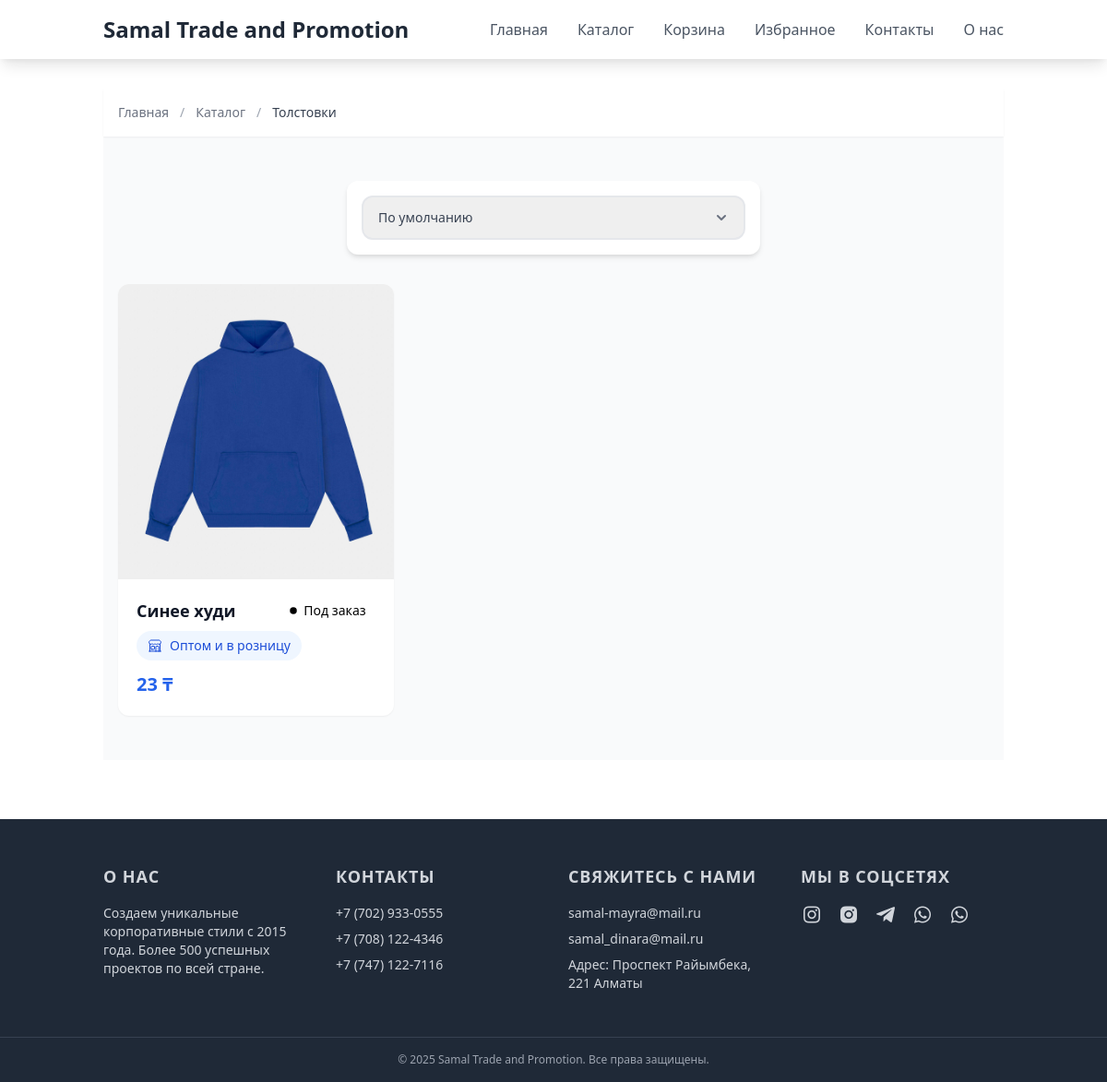
The app's page /category/tolstovki/, older data.
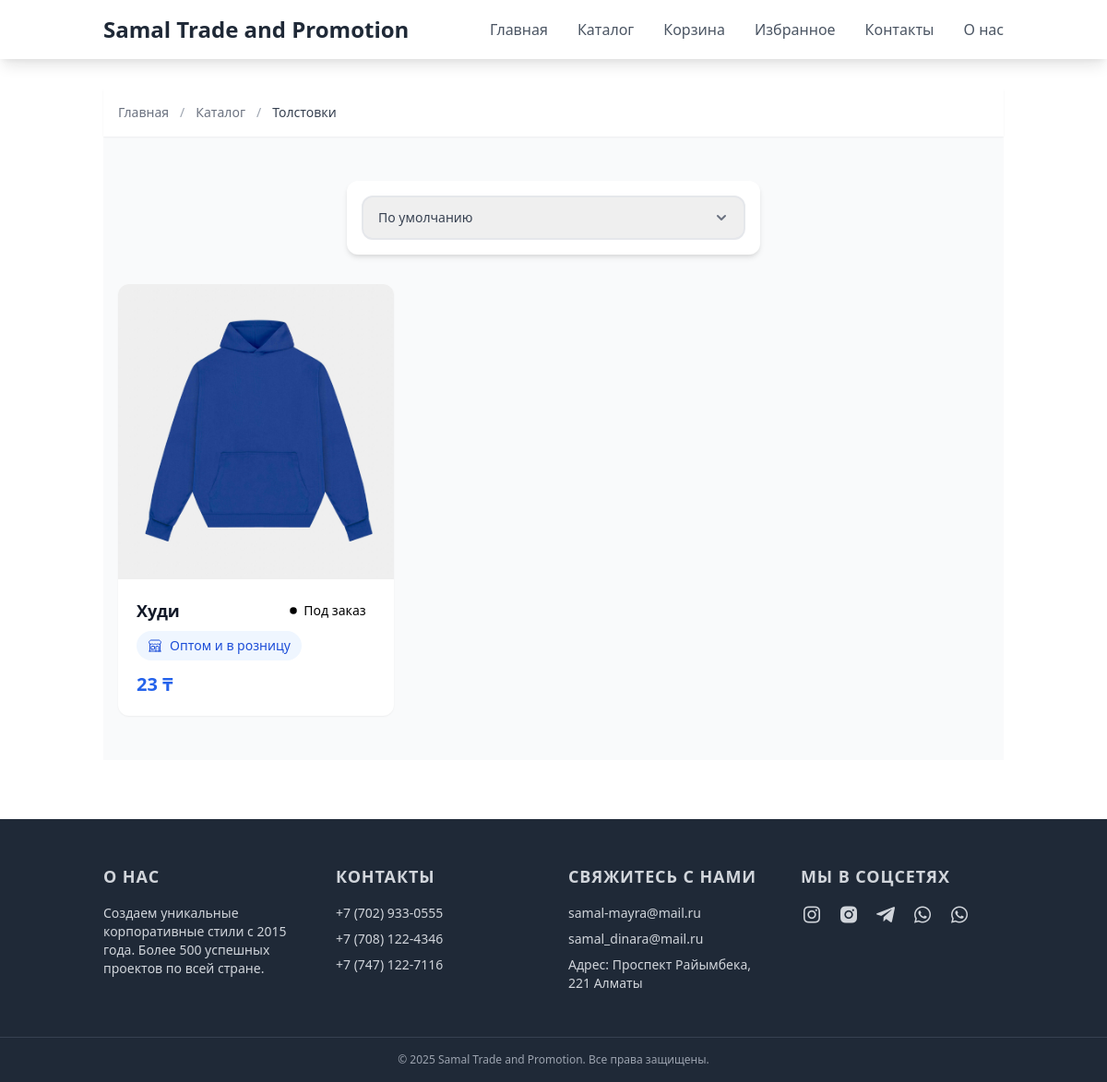
The same page, newer data.
### samal/models.py (models this page shows, shortened)
class Product(models.Model):
    name = models.CharField(max_length=255, verbose_name='Название')
    slug = models.SlugField(max_length=255, unique=True, verbose_name='URL')
    image = models.ImageField(upload_to='product_images/', blank=True, null=True, verbose_name='Изображение')
    price = models.DecimalField(max_digits=10, decimal_places=2, verbose_name='Цена', blank=True, null=True)
    UNIT_CHOICES = [
        ('pcs', 'шт'),
        ('kg', 'кг'),
    ]
    unit = models.CharField(
        max_length=3,
        choices=UNIT_CHOICES,
        default='pcs',
        verbose_name='Единица измерения'
    )
    category = models.ForeignKey(Category, on_delete=models.CASCADE, verbose_name='Категория')
    description = models.TextField(verbose_name='Описание', blank=True)
    created_at = models.DateTimeField(auto_now_add=True, verbose_name='Дата создания')
    updated_at = models.DateTimeField(auto_now=True, verbose_name='Дата обновления')
    AVAILABILITY_CHOICES = [
        ('in_stock', 'В наличии'),
        ('on_order', 'Под заказ'),
    ]
    availability = models.CharField(
        max_length=10,
        choices=AVAILABILITY_CHOICES,
        default='in_stock',
        verbose_name='Наличие'
    )
    expected_delivery = models.CharField(max_length=50, blank=True, verbose_name='Срок поставки')
    class Meta:
        verbose_name = 'Продукт'
        verbose_name_plural = 'Продукты'

### samal/views.py (the view)
# urls.py: path('category/<slug:slug>/', category_detail, name='category_detail'),
def category_detail(request, slug):
    category = get_object_or_404(Category, slug=slug)
    products_list = Product.objects.filter(category=category)
    sort_option = request.GET.get('sort', '')
    if sort_option == 'price_asc':
        products_list = products_list.order_by('price')
    elif sort_option == 'price_desc':
        products_list = products_list.order_by('-price')
    elif sort_option == 'newest':
        products_list = products_list.order_by('-created_at')
    paginator = Paginator(products_list, 6)
    page = request.GET.get('page')
    try:
        products = paginator.page(page)
    except PageNotAnInteger:
        products = paginator.page(1)
    except EmptyPage:
        products = paginator.page(paginator.num_pages)
    context = {
        'category': category,
        'products': products,
        'sort_option': sort_option,
    }
    return render(request, 'samal/category_detail.html', context)

### templates/samal/category_detail.html (shortened to what the changed rows need)
{% extends 'base.html' %}
{% load static %}
{% block content %}
<div class="bg-gray-50">
    <div class="container mx-auto px-4 py-12">
        <div class="lg:flex lg:gap-8">
            <main class="flex-1">
                <div class="grid grid-cols-1 sm:grid-cols-2 lg:grid-cols-3 gap-6">
                    {% for product in products %}
                    <div class="group bg-white rounded-xl shadow-sm hover:shadow-lg transition-all duration-300 ease-out">
                        <a href="{% url 'product_detail' product.slug %}" class="block overflow-hidden rounded-t-xl">
                            <div class="relative h-80 overflow-hidden">
                                <img src="{{ product.image.url }}"
                                     alt="{{ product.name }}"
                                     class="w-full h-full object-cover transform transition-transform duration-300 group-hover:scale-105">
                            </div>
                        </a>
                        <div class="p-5">
                            <div class="flex items-start justify-between gap-3 mb-2">
                                <h3 class="flex-1 font-semibold text-gray-900 text-lg">
                                    <a href="{% url 'product_detail' product.slug %}"
                                       class="hover:text-blue-600 transition-colors">
                                        {{ product.name }}
                                    </a>
                                </h3>
                                <div class="flex-shrink-0">
                                    {% if product.availability == 'in_stock' %}
                                    <span class="inline-flex items-center py-1 pl-2 pr-2.5 rounded-full bg-green-50 text-green-700 text-sm font-medium">
                                        <svg class="w-2.5 h-2.5 mr-1.5 shrink-0" fill="currentColor" viewBox="0 0 8 8">
                                            <circle cx="4" cy="4" r="3"/>
                                        </svg>
                                        {{ product.get_availability_display }}
                                    </span>
                                    {% else %}
                                    <span class="inline-flex items-center py-1 pl-2 pr-2.5 rounded-full bg-orange-50 text-orange-700 text-sm font-medium">
                                        <svg class="w-2.5 h-2.5 mr-1.5 shrink-0" fill="currentColor" viewBox="0 0 8 8">
                                            <circle cx="4" cy="4" r="3"/>
                                        </svg>
                                        {{ product.get_availability_display }}
                                    </span>
                                    {% endif %}
                                </div>
                            </div>
                            <div class="mb-3">
                                <span class="inline-flex items-center h-8 px-3 rounded-full bg-blue-50 text-blue-700 text-sm font-medium">
                                    Оптом и в розницу
                                </span>
                            </div>
                            <div class="flex items-center justify-between">
                                <span class="text-xl font-bold text-blue-600">
                                    {{ product.price|floatformat:"-2" }} ₸
                                </span>
                            </div>
                        </div>
                    </div>
                    {% endfor %}
                </div>
            </main>
        </div>
    </div>
</div>
{% endblock %}

Row changes from the older to the newer data that the page shows:
changed Product "Под заказ": name "Синее худи" → "Xуди"
